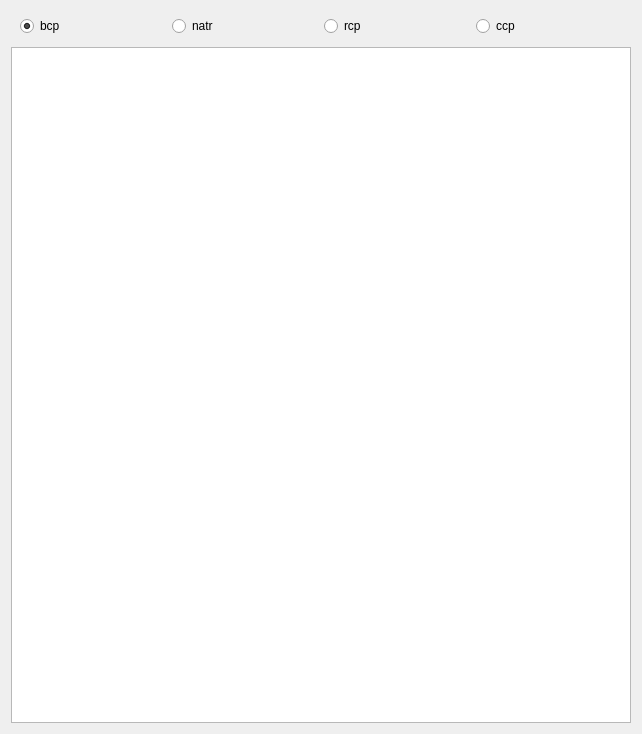
      <widget class="QWidget" name="page">
       <property name="geometry">
        <rect>
         <x>0</x>
         <y>0</y>
         <width>642</width>
         <height>734</height>
        </rect>
       </property>
       <attribute name="label">
        <string>Table</string>
       </attribute>
       <layout class="QVBoxLayout" name="verticalLayout_19">
        <item>
         <widget class="QFrame" name="frame_14">
          <property name="maximumSize">
           <size>
            <width>16777215</width>
            <height>30</height>
           </size>
          </property>
          <property name="frameShape">
           <enum>QFrame::NoFrame</enum>
          </property>
          <property name="frameShadow">
           <enum>QFrame::Raised</enum>
          </property>
          <layout class="QHBoxLayout" name="horizontalLayout_9">
           <property name="topMargin">
            <number>0</number>
           </property>
           <property name="bottomMargin">
            <number>0</number>
           </property>
           <item>
            <widget class="QRadioButton" name="bcp_table">
             <property name="text">
              <string>bcp</string>
             </property>
             <property name="checked">
              <bool>true</bool>
             </property>
            </widget>
           </item>
           <item>
            <widget class="QRadioButton" name="natr_table">
             <property name="text">
              <string>natr</string>
             </property>
            </widget>
           </item>
           <item>
            <widget class="QRadioButton" name="rcp_table">
             <property name="text">
              <string>rcp</string>
             </property>
            </widget>
           </item>
           <item>
            <widget class="QRadioButton" name="ccp_table">
             <property name="text">
              <string>ccp</string>
             </property>
            </widget>
           </item>
          </layout>
         </widget>
        </item>
        <item>
         <widget class="QTableWidget" name="cps_table">
          <property name="sizePolicy">
           <sizepolicy hsizetype="Expanding" vsizetype="Preferred">
            <horstretch>0</horstretch>
            <verstretch>0</verstretch>
           </sizepolicy>
          </property>
         </widget>
        </item>
       </layout>
      </widget>
